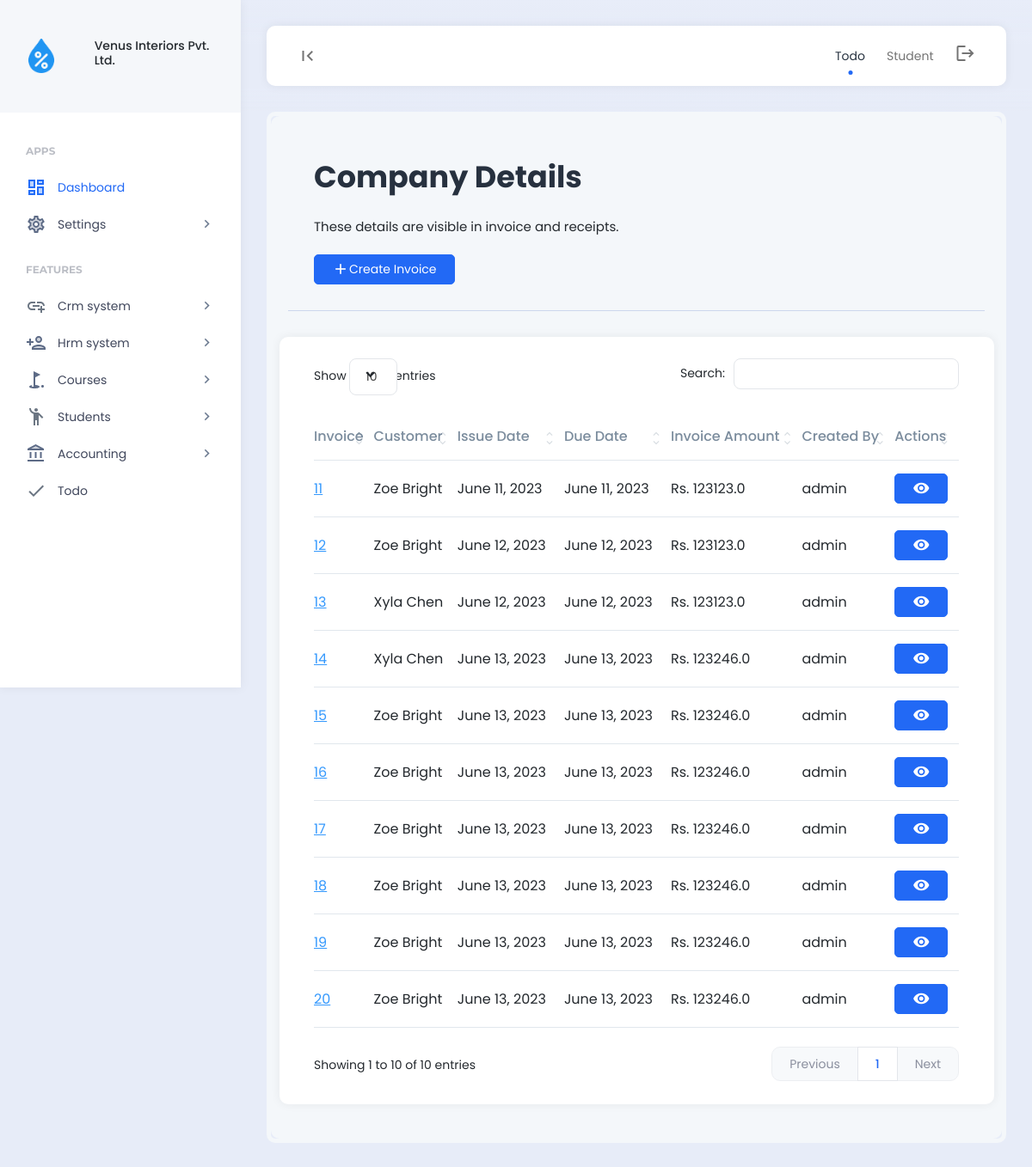
/invoice/ (signed in), run on an earlier commit of the app's database.
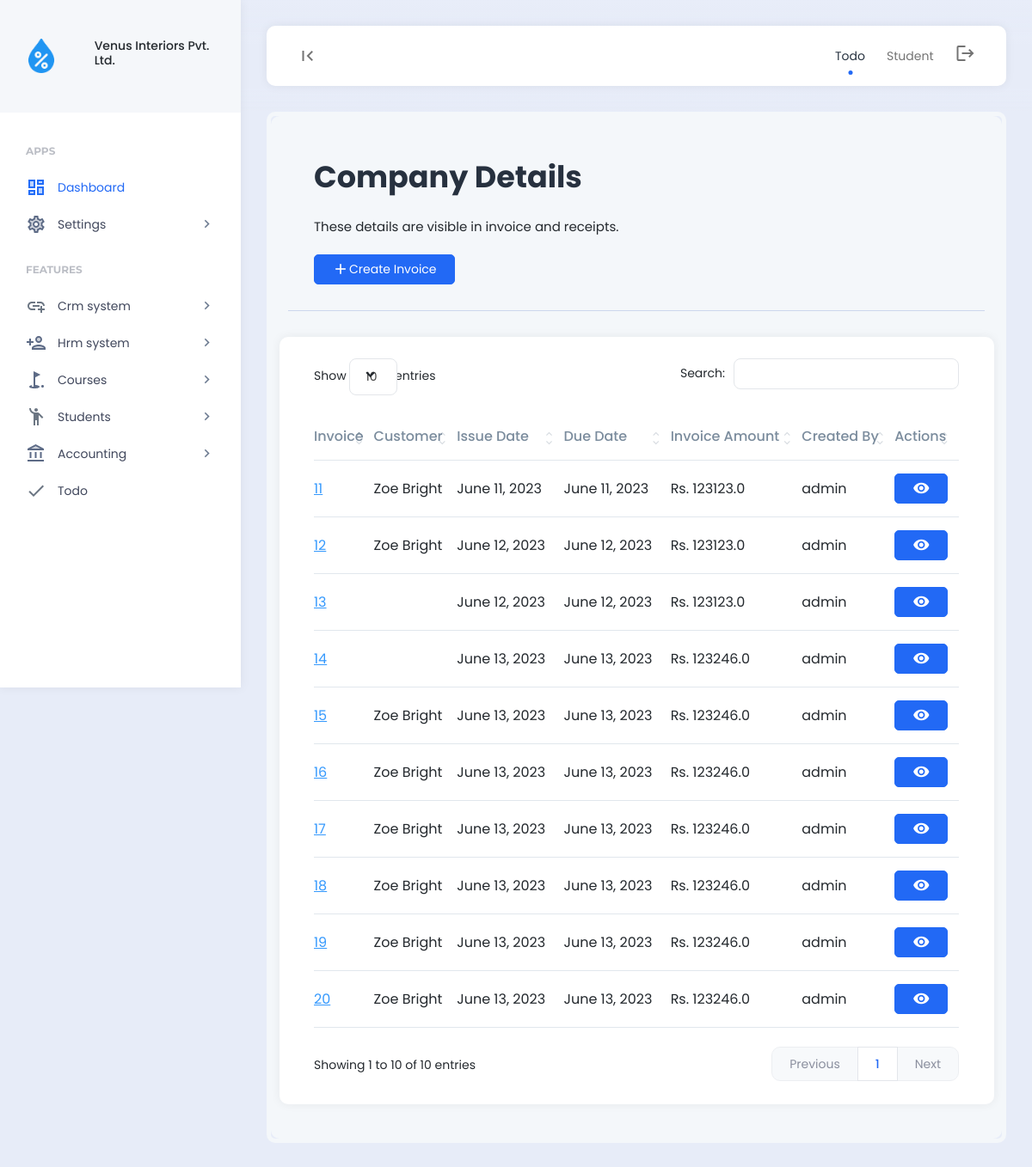
And on a later commit of the database.
### finance/models.py (models this page shows, shortened)
class Invoice(models.Model):
    student = models.ForeignKey(Student, on_delete=models.SET_NULL, null = True)
    misc_name = models.CharField(max_length=255,null = True, blank = True)
    misc_amount = models.FloatField(null = True, blank = True)
    discount = models.FloatField(null = True, blank = True)
    remarks = models.CharField(max_length = 255, null = True, blank = True)
    created_by = models.CharField(max_length = 255, null = True, blank = True)
    due_date = models.DateField()
    invoice_amount = models.FloatField(null = True, blank = True)
    created = models.DateField(auto_now_add=True)
    class Meta:
        verbose_name_plural = "01. Invoices"

### student/models.py (models this page shows, shortened)
class Student(models.Model):
    user = models.OneToOneField(User, on_delete=models.CASCADE)
    address = models.CharField(max_length=255)
    contact = models.CharField(max_length=100)
    enrollment_type = models.ForeignKey(EnrollmentType, on_delete=models.SET_NULL, null=True, blank=True)
    source = models.ForeignKey(StudentSource, on_delete=models.SET_NULL, null=True, blank=True)
    stage = models.ForeignKey(StudentStage, on_delete=models.SET_NULL, null=True, blank=True)
    assigned_to = models.ManyToManyField(Employee)
    course = models.ManyToManyField(Course)
    log_status = models.BooleanField(default=True)
    active = models.BooleanField(default=True)
    date_modified = models.DateTimeField(auto_now=True)
    created = models.DateTimeField(auto_now_add=True)
    class Meta:
        verbose_name_plural = "02. Student"

### finance/views.py (the view)
# urls.py: path("invoice/", views.invoice, name="invoice"),
def invoice(request):
    if 'read_finance' in custom_data_views(request):
        invoices = Invoice.objects.all()
        context={
            'invoices':invoices
            }
        return render (request, 'finance/invoices.html',context)
    else:
        messages.info(request, "Unauthorized access.")
        return redirect('home')

### templates/finance/invoices.html
{% include 'header.html' %}
<div class="app-content">
    <div class="content-wrapper">
        <div class="example-container">
            <div class="example-content bg-light">
                <div class="page-description d-flex align-items-center">
                    <div class="page-description-content flex-grow-1">
                        <h1>Company Details</h1>
                        <span>These details are visible in invoice and receipts.</span>
                    </div>
                    <div class="page-description-actions">
                        {% if 'create_finance' in permissions %}
                        <a href="{% url 'create_invoice' %}" class="btn btn-primary"><i class="material-icons">add</i>Create Invoice</a>
						{% endif %}
                    </div>
                </div>
				<div class="row">
					<div class="card">
						<div class="card-body">
							<table id="datatable1" class="display" style="width:100%">
								<thead>
									<tr>
										<th>Invoice</th>
										<th>Customer</th>
										<th>Issue Date</th>
										<th>Due Date</th>
										<th>Invoice Amount</th>
										<th>Created By</th>
										<th>Actions</th>
									</tr>
								</thead>
								<tbody>
									{% for invoices in invoices %}
									<tr>
										<td><a href="#" class="table-link-text link-high-em">{{invoices.id}}</a></td>
										<td>{{ invoices.student.user.first_name|add:" " }}{{ invoices.student.user.last_name }}</td>
										<td>{{invoices.created}}</td>
										<td>{{invoices.created}}</td>
										<td>Rs. {{invoices.invoice_amount}}</td>
										<td>{{invoices.created_by}}</td>
										{% if 'read_finance' in permissions %}
										<td>
											<a  href="{% url 'view_invoice' id=invoices.id %}" class="btn btn-primary"><i class="material-icons">visibility</i></a>
										</td>
										{% else %}
										<td>---</td>
										{% endif %}
									</tr>
									{% endfor %}
								</tbody>
							</table>
						</div>
					</div>
				</div>
            </div>
        </div>
    </div>
</div>
{% include 'footer.html' %}

What changed in the data, as far as the page shows it:
changed Invoice id 13: student.user.first_name|add "Xyla" → (not shown); student.user.last_name "Chen" → (not shown)
changed Invoice id 14: student.user.first_name|add "Xyla" → (not shown); student.user.last_name "Chen" → (not shown)
